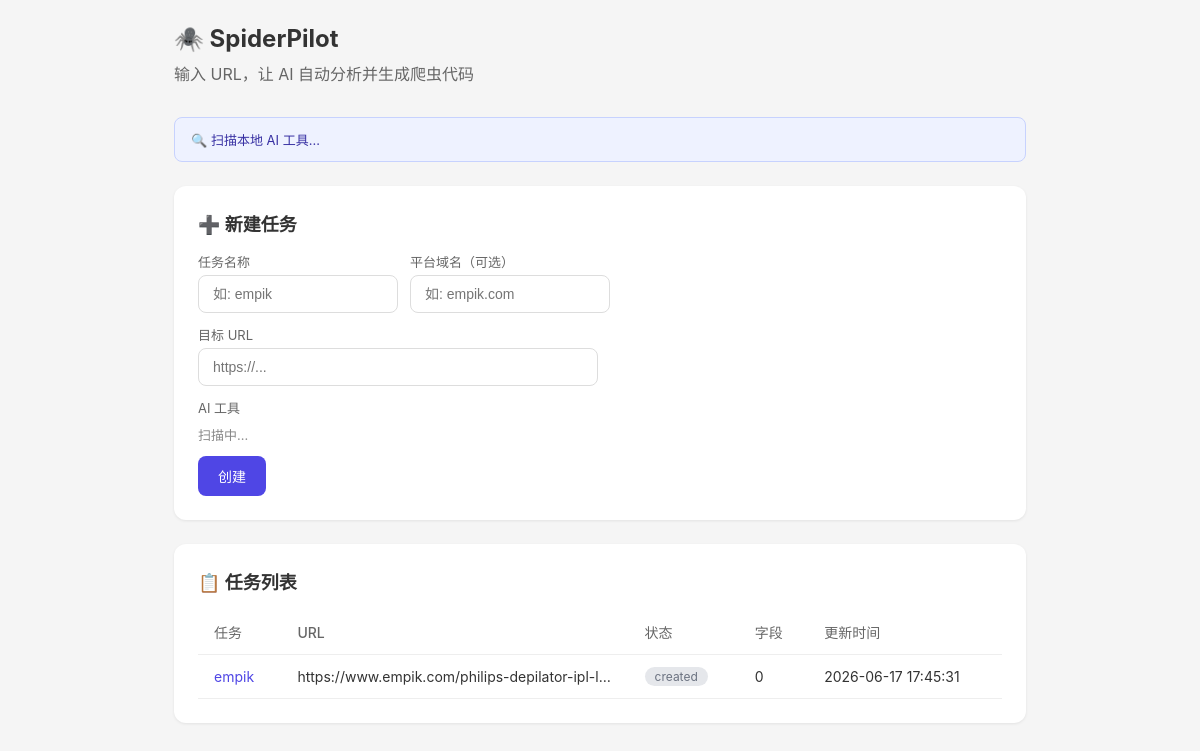
Before: / with the older database file.
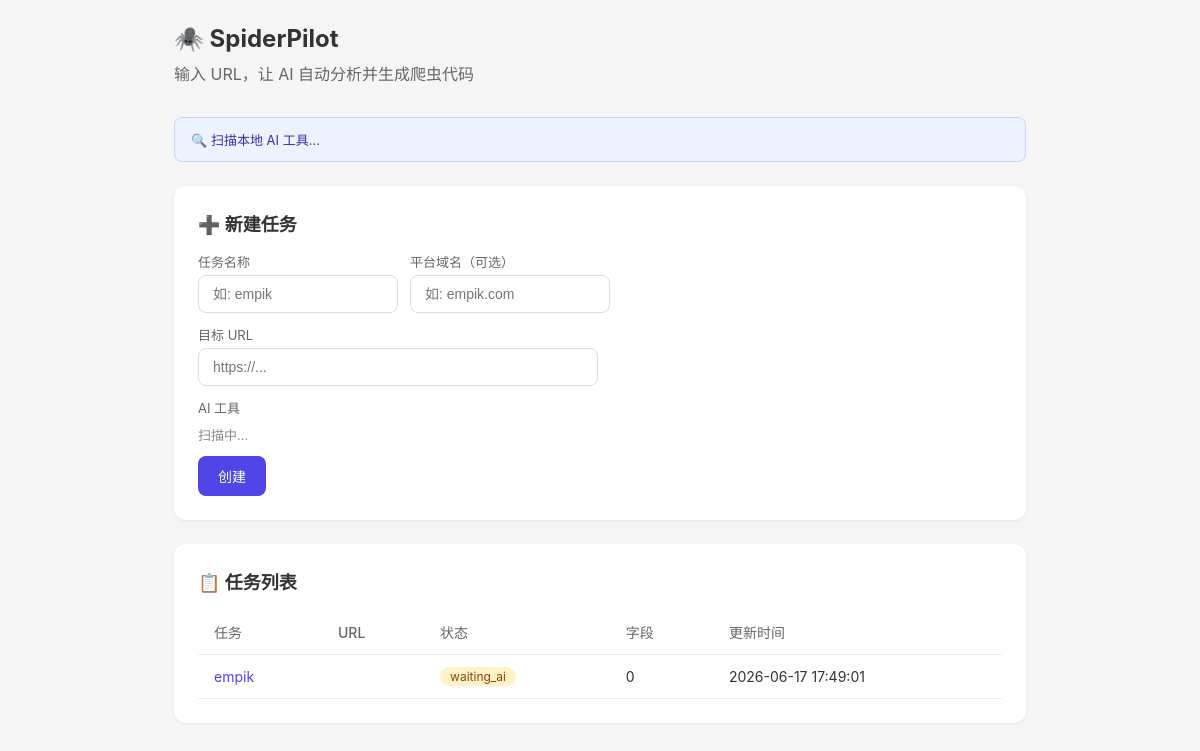
After: the same page with the newer database file.
### tables this page shows
CREATE TABLE tasks (
            id          TEXT PRIMARY KEY,
            name        TEXT NOT NULL,
            url         TEXT NOT NULL,
            platform    TEXT DEFAULT '',
            agent       TEXT DEFAULT '',
            status      TEXT DEFAULT 'created',
            created_at  TEXT NOT NULL,
            updated_at  TEXT NOT NULL
        );

### spiderpilot/web/app.py (the view)
@app.get("/", response_class=HTMLResponse)
async def index(request: Request):
    tasks = list_tasks()
    projects = []
    for t in tasks:
        projects.append({
            "name": t["id"],
            "url": t.get("url", ""),
            "status": t.get("status", "created"),
            "fields_count": len((t.get("analysis") or {}).get("fields", [])),
            "updated": t.get("updated_at", ""),
        })
    return render("index.html", request=request, projects=projects)

### spiderpilot/web/templates/index.html (shortened to what this page needs)
<!DOCTYPE html>
<html lang="zh">
<head>
</head>
<body>
<div class="container">
    <h1>🕷️ SpiderPilot</h1>
    <p class="subtitle">输入 URL，让 AI 自动分析并生成爬虫代码</p>
<div id="agent-banner" style="background:#eef2ff;border:1px solid #c7d2fe;border-radius:8px;padding:12px 16px;margin-bottom:24px;font-size:13px;color:#3730a3;">
  🔍 扫描本地 AI 工具...
</div>
    <div class="card">
        <h2>➕ 新建任务</h2>
        <form action="/create" method="post">
            <div class="form-group">
                <label>任务名称</label>
                <input name="name" placeholder="如: empik" required>
            </div>
            <div class="form-group">
                <label>平台域名（可选）</label>
                <input name="platform" placeholder="如: empik.com">
            </div>
            <div class="form-group">
                <label>目标 URL</label>
                <input name="url" placeholder="https://..." required style="width:400px">
            </div>
            <div class="form-group" style="width:100%">
                <label>AI 工具</label>
                <div id="agent-selector" style="display:flex;gap:6px;flex-wrap:wrap;margin-top:4px">
                    <span style="color:#888;font-size:13px">扫描中...</span>
                </div>
            </div>
            <button class="btn btn-primary" type="submit" id="submit-btn" disabled>创建</button>
        </form>
    </div>
    <div class="card">
        <h2>📋 任务列表</h2>
        {% if projects %}
        <table>
            <thead>
                <tr>
                    <th>任务</th>
                    <th>URL</th>
                    <th>状态</th>
                    <th>字段</th>
                    <th>更新时间</th>
                </tr>
            </thead>
            <tbody>
            {% for p in projects %}
                <tr>
                    <td><a href="/task/{{ p.name }}">{{ p.name }}</a></td>
                    <td style="max-width:300px;overflow:hidden;text-overflow:ellipsis;white-space:nowrap;">{{ p.url }}</td>
                    <td><span class="status status-{{ p.status }}">{{ p.status }}</span></td>
                    <td>{{ p.fields_count }}</td>
                    <td>{{ p.updated }}</td>
                </tr>
            {% endfor %}
            </tbody>
        </table>
        {% else %}
        <div class="empty">
            <p>暂无任务</p>
            <p>👆 上方创建一个</p>
        </div>
        {% endif %}
    </div>
</div>
</body>
</html>

### spiderpilot/web/templates/index.html (style rules this page uses)
* { margin: 0; padding: 0; box-sizing: border-box; }
body { font-family: -apple-system, BlinkMacSystemFont, "Segoe UI", Roboto, sans-serif; background: #f5f5f5; color: #333; }
.container { max-width: 900px; margin: 0 auto; padding: 24px; }
h1 { font-size: 24px; margin-bottom: 8px; }
.subtitle { color: #666; margin-bottom: 32px; }
.card { background: #fff; border-radius: 12px; padding: 24px; margin-bottom: 24px; box-shadow: 0 1px 3px rgba(0,0,0,.08); }
.card h2 { font-size: 18px; margin-bottom: 16px; }
form { display: flex; gap: 12px; align-items: flex-end; flex-wrap: wrap; }
.form-group { display: flex; flex-direction: column; gap: 4px; }
.form-group label { font-size: 13px; color: #666; }
input { padding: 10px 14px; border: 1px solid #ddd; border-radius: 8px; font-size: 14px; width: 200px; }
.btn { padding: 10px 20px; border: none; border-radius: 8px; font-size: 14px; cursor: pointer; font-weight: 500; }
.btn-primary { background: #4f46e5; color: #fff; }
table { width: 100%; border-collapse: collapse; }
th, td { text-align: left; padding: 12px 16px; border-bottom: 1px solid #eee; font-size: 14px; }
th { color: #666; font-weight: 500; }
a { color: #4f46e5; text-decoration: none; }
.status { display: inline-block; padding: 2px 10px; border-radius: 12px; font-size: 12px; }
.status-waiting_ai { background: #fef3c7; color: #92400e; animation: pulse 1.5s infinite; }

Changed rows visible on the page:
changed tasks "empik": status "created" → "waiting_ai"; updated "2026-06-17 17:45:31" → "2026-06-17 17:49:01"; url "https://www.empik.com/philips-depilator-ipl-l…" → (not shown)
